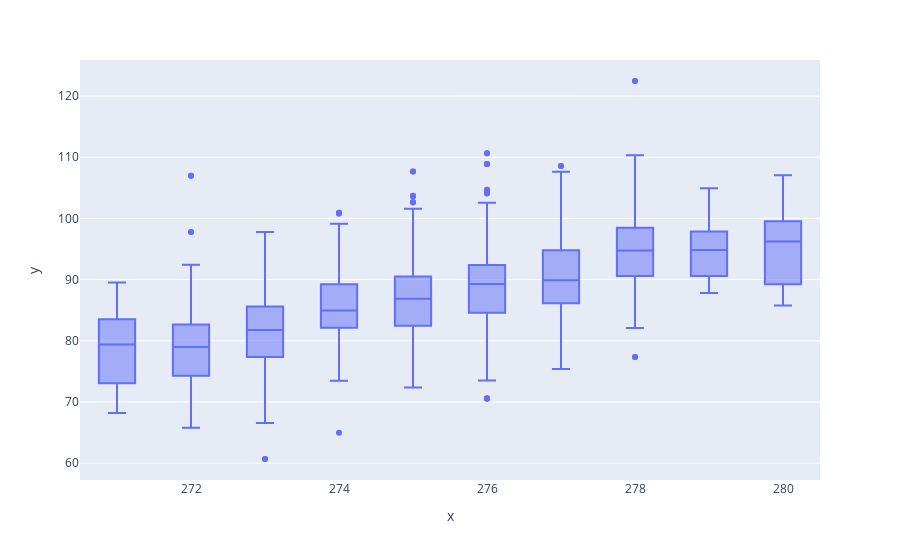

Source (notebook cell):
### Code cell
px.box(x = ((HV_pd_sliced.temperature+253)/(HV_pd_sliced.pressure/1013)).round(0),y=HV_pd_sliced.Cluster_charge_L1_X)

### Figure 1 — Plotly figure (JSON) as saved in the notebook; plotly's stock layout.template omitted (floating-point values rounded to 4 significant figures; data arrays with more than 128 entries replaced by an {"elided": "..."} marker saying what was removed)
{"data": [{"alignmentgroup": "True", "hovertemplate": "x=%{x}<br>y=%{y}<extra></extra>", "legendgroup": "", "marker": {"color": "#636efa"}, "name": "", "notched": false, "offsetgroup": "", "orientation": "v", "showlegend": false, "type": "box", "x": {"elided": "3973 int values"}, "x0": " ", "xaxis": "x", "y": {"elided": "3973 float values"}, "y0": " ", "yaxis": "y"}], "layout": {"boxmode": "group", "legend": {"tracegroupgap": 0}, "margin": {"t": 60}, "xaxis": {"anchor": "y", "domain": [0, 1], "title": {"text": "x"}}, "yaxis": {"anchor": "x", "domain": [0, 1], "title": {"text": "y"}}}}
